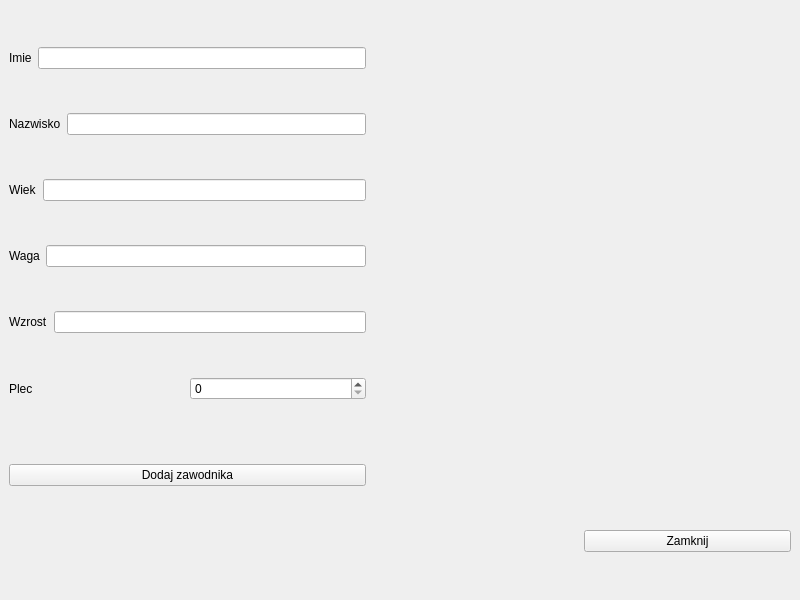
<?xml version="1.0" encoding="UTF-8"?>
<ui version="4.0">
 <class>MainWindow</class>
 <widget class="QMainWindow" name="MainWindow">
  <property name="geometry">
   <rect>
    <x>0</x>
    <y>0</y>
    <width>800</width>
    <height>600</height>
   </rect>
  </property>
  <property name="windowTitle">
   <string>MainWindow</string>
  </property>
  <widget class="QWidget" name="centralwidget">
   <layout class="QGridLayout" name="gridLayout">
    <item row="3" column="0" colspan="2">
     <layout class="QHBoxLayout" name="horizontalLayout_5">
      <item>
       <widget class="QLabel" name="label_4">
        <property name="text">
         <string>Waga</string>
        </property>
       </widget>
      </item>
      <item>
       <widget class="QLineEdit" name="lineEdit_4"/>
      </item>
     </layout>
    </item>
    <item row="4" column="0" colspan="2">
     <layout class="QHBoxLayout" name="horizontalLayout_6">
      <item>
       <widget class="QLabel" name="label_5">
        <property name="text">
         <string>Wzrost</string>
        </property>
       </widget>
      </item>
      <item>
       <widget class="QLineEdit" name="lineEdit_5"/>
      </item>
     </layout>
    </item>
    <item row="1" column="0" colspan="2">
     <layout class="QHBoxLayout" name="horizontalLayout_3">
      <item>
       <widget class="QLabel" name="label_2">
        <property name="text">
         <string>Nazwisko</string>
        </property>
       </widget>
      </item>
      <item>
       <widget class="QLineEdit" name="lineEdit_2"/>
      </item>
     </layout>
    </item>
    <item row="8" column="3">
     <widget class="QPushButton" name="pushButtonClose">
      <property name="text">
       <string>Zamknij</string>
      </property>
     </widget>
    </item>
    <item row="5" column="1">
     <widget class="QSpinBox" name="GenderBox"/>
    </item>
    <item row="2" column="0" colspan="2">
     <layout class="QHBoxLayout" name="horizontalLayout_4">
      <item>
       <widget class="QLabel" name="label_3">
        <property name="text">
         <string>Wiek</string>
        </property>
       </widget>
      </item>
      <item>
       <widget class="QLineEdit" name="lineEdit_3"/>
      </item>
     </layout>
    </item>
    <item row="8" column="0" colspan="3">
     <spacer name="horizontalSpacer_2">
      <property name="orientation">
       <enum>Qt::Horizontal</enum>
      </property>
      <property name="sizeHint" stdset="0">
       <size>
        <width>555</width>
        <height>20</height>
       </size>
      </property>
     </spacer>
    </item>
    <item row="5" column="0">
     <widget class="QLabel" name="label_6">
      <property name="text">
       <string>Plec</string>
      </property>
     </widget>
    </item>
    <item row="7" column="0" colspan="2">
     <widget class="QPushButton" name="pushButton">
      <property name="text">
       <string>Dodaj zawodnika</string>
      </property>
     </widget>
    </item>
    <item row="6" column="2" colspan="2">
     <spacer name="horizontalSpacer">
      <property name="orientation">
       <enum>Qt::Horizontal</enum>
      </property>
      <property name="sizeHint" stdset="0">
       <size>
        <width>430</width>
        <height>20</height>
       </size>
      </property>
     </spacer>
    </item>
    <item row="0" column="0" colspan="2">
     <layout class="QHBoxLayout" name="horizontalLayout_2">
      <item>
       <widget class="QLabel" name="label">
        <property name="text">
         <string>Imie</string>
        </property>
       </widget>
      </item>
      <item>
       <widget class="QLineEdit" name="lineEdit"/>
      </item>
     </layout>
    </item>
    <item row="0" column="2" rowspan="6">
     <spacer name="verticalSpacer_2">
      <property name="orientation">
       <enum>Qt::Vertical</enum>
      </property>
      <property name="sizeHint" stdset="0">
       <size>
        <width>20</width>
        <height>475</height>
       </size>
      </property>
     </spacer>
    </item>
   </layout>
  </widget>
 </widget>
 <resources/>
 <connections>
  <connection>
   <sender>pushButtonClose</sender>
   <signal>clicked()</signal>
   <receiver>MainWindow</receiver>
   <slot>close()</slot>
   <hints>
    <hint type="sourcelabel">
     <x>738</x>
     <y>572</y>
    </hint>
    <hint type="destinationlabel">
     <x>665</x>
     <y>544</y>
    </hint>
   </hints>
  </connection>
 </connections>
</ui>
